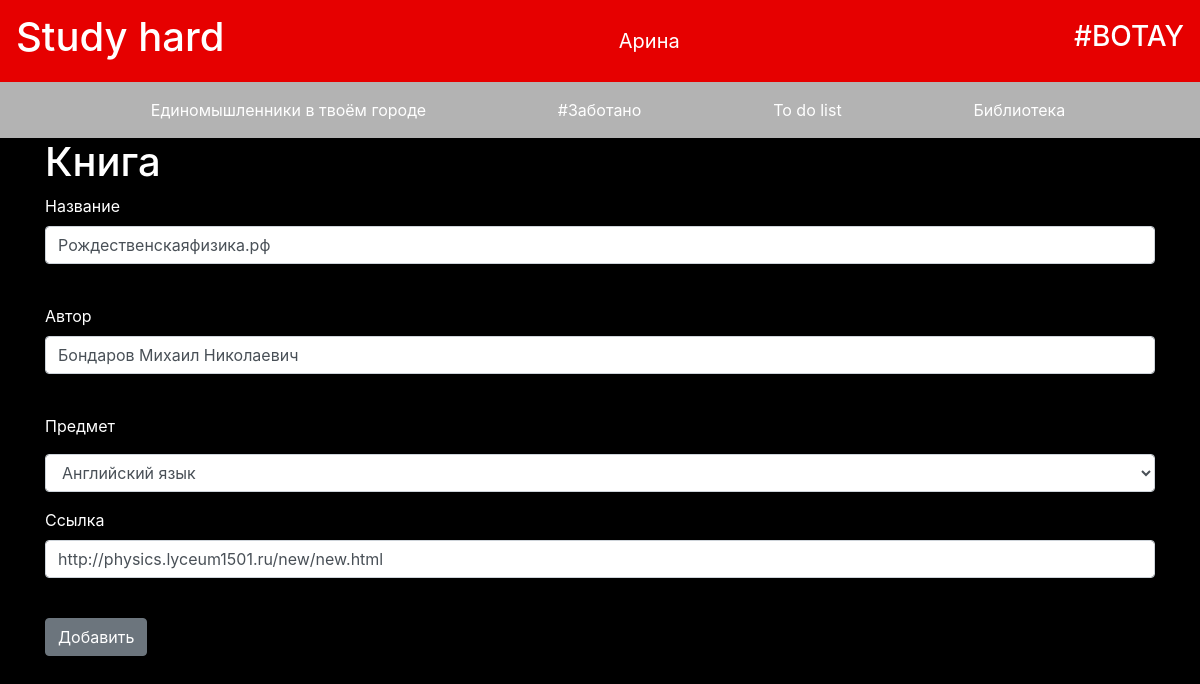
The app's page /book/1 (signed in) with its own data.
### data/users1.py (models this page shows, shortened)
class User(SqlAlchemyBase, UserMixin):
    __tablename__ = 'users'
    id = sqlalchemy.Column(sqlalchemy.Integer,
                           primary_key=True, autoincrement=True)
    surname = sqlalchemy.Column(sqlalchemy.String, nullable=True)
    name = sqlalchemy.Column(sqlalchemy.String, nullable=True)
    age = sqlalchemy.Column(sqlalchemy.Integer, nullable=True)
    ed_level = sqlalchemy.Column(sqlalchemy.Integer, nullable=True)
    city = sqlalchemy.Column(sqlalchemy.String, nullable=True)
    email = sqlalchemy.Column(sqlalchemy.String, index=True, unique=True, nullable=True)
    subject = sqlalchemy.Column(sqlalchemy.String, nullable=True)
    vk = sqlalchemy.Column(sqlalchemy.String, nullable=True)
    hashed_password = sqlalchemy.Column(sqlalchemy.String, nullable=True)
    work_hours = sqlalchemy.Column(sqlalchemy.Integer, nullable=True)
    news = orm.relation("News", back_populates='user')
    actions = orm.relation("Actions", back_populates='user')

class Books(SqlAlchemyBase, UserMixin):
    __tablename__ = 'books'
    id = sqlalchemy.Column(sqlalchemy.Integer,
                           primary_key=True, autoincrement=True)
    title = sqlalchemy.Column(sqlalchemy.String, nullable=True)
    author = sqlalchemy.Column(sqlalchemy.String, nullable=True)
    subject = sqlalchemy.Column(sqlalchemy.String, nullable=True)
    link = sqlalchemy.Column(sqlalchemy.String, nullable=True)
    is_checked = sqlalchemy.Column(sqlalchemy.Boolean, default=False)

### main.py (the view, shortened to what this page needs)
@app.route('/book/<int:id>', methods=['GET', 'POST'])
@login_required
def book(id):
    form = BooksForm()
    if request.method == "GET":
        session = db_session.create_session()
        books = session.query(Books).filter(Books.id == id).first()
        if books:
            form.title.data = books.title
            form.author.data = books.author
            form.subject.data = books.subject
            form.link.data = books.link
        else:
            abort(404)
    return render_template('book.html', title='Редактирование книги', form=form)

### main.py
class BooksForm(FlaskForm):
    title = StringField('Название', validators=[DataRequired()])
    author = StringField('Автор')
    subject = StringField('Предмет', validators=[DataRequired()])
    link = StringField('Ссылка', validators=[DataRequired()])
    submit = SubmitField('Добавить')

### data/db_session.py (called while the page is built)
def create_session() -> Session:
    global __factory
    return __factory()

### main.py (called while the page is built)
@login_manager.user_loader
def load_user(user_id):
    session = db_session.create_session()
    return session.query(User).get(user_id)

### templates/book.html (shortened to what this page needs)
{% extends "base.html" %}
{% block content %}
<h1 style="color:white;">Книга</h1>
<form action="" method="post">
    <p>
        {{ form.title.label}}<br>
        {{ form.title(class="form-control") }}<br>
    </p>
    <p>
        {{ form.author.label}}<br>
        {{ form.author(class="form-control") }}<br>
    </p>
    <p>
        <label for="classSelect">{{ form.subject.label}}</label>
            <select class="form-control" id="classSelect" name="subject">
                <option>Английский язык</option>
            </select>
    </p>
    <p>
        {{ form.link.label}}<br>
        {{ form.link(class="form-control") }}<br>
    </p>
    <p>{{ form.submit(type="submit", class="btn btn-secondary") }}</p>
</form>
{% endblock %}

### templates/base.html (shortened to what this page needs)
<!doctype html>
<html lang="en">
<head>
    <link rel="stylesheet"
          href="https://stackpath.bootstrapcdn.com/bootstrap/4.4.1/css/bootstrap.min.css"
>
    <link rel="stylesheet" type="text/css" href="static/css/style_table.css">
    <link rel="stylesheet" type="text/css" href="static/css/style_body.css">
</head>
<body>
    <header>
    <nav class="navbar navbar-light" style="background-color: #e60000;">
        <a class="navbar-brand" href="#">
            <h1 style="color:white;">Study hard</h1>
        {% if current_user.is_authenticated %}
                <a class="navbar-brand" href="/logout" style="color:white;">{{ current_user.name }}</a>
            {% else %}
                <p>
                    <a class="btn btn-danger" style="background:#e60000;" href="/register">Register</a>
                    <a class="btn btn-danger" style="background:#e60000;" href="/login">Login</a>
                </p>
            {% endif %}
            <h3 style="color:white;">#BOTAY</h3>
        </a>
    </nav>
    <nav class="navbar navbar-light" style="background-color: #b3b3b3;">
        <a class="navbar-brand" href="#">
         <br>
            {% if current_user.is_authenticated %}
             <a class="btn btn-link" style="color:white;" href="/map">Единомышленники в твоём городе</a>
            {% endif %}
             <a class="btn btn-link" style="color:white;" href="/blog">#Заботано</a>
            {% if current_user.is_authenticated %}
             <a class="btn btn-link" style="color:white;" href="/planner">To do list</a>
            {% endif %}
             <a class="btn btn-link" style="color:white;" href="/library/all">Библиотека</a>
        </a>
    </nav>
    </header>
        <main role="main" class="container">
            {% block content %}{% endblock %}
        </main>
</body>
</html>

### static/css/style_body.css (style rules this page uses)
body { background-color: #000000; }
p { color: white; }
h1 { color: white; }
h3 { color: white; }

### templates/book.html (style rules this page uses)
body { background-color: #000000; }
p { color: white; }

### records on screen
User: name "Арина"
Books: title "Рождественскаяфизика.рф", author "Бондаров Михаил Николаевич", link "http://physics.lyceum1501.ru/new/new.html"
